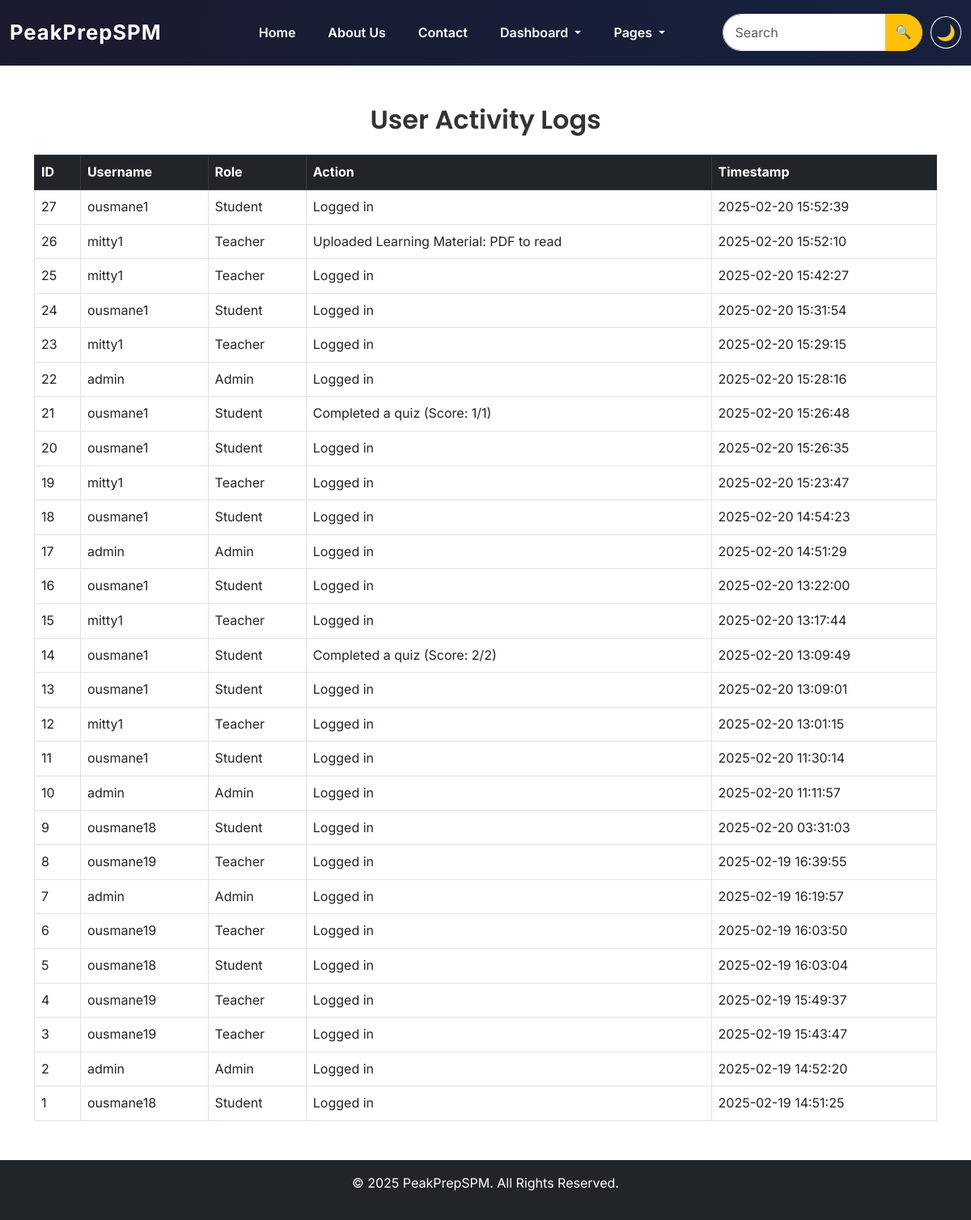
The app's page /pages/manage_activity.php (signed in) with its own data.
### tables this page shows
CREATE TABLE `activity_log` (
  `id` int(11) NOT NULL,
  `user_id` int(11) NOT NULL,
  `action` text NOT NULL,
  `timestamp` timestamp NOT NULL DEFAULT current_timestamp()
);

CREATE TABLE `users` (
  `id` int(11) NOT NULL,
  `username` varchar(50) NOT NULL,
  `email` varchar(100) NOT NULL,
  `password` varchar(255) NOT NULL,
  `role` enum('student','teacher','admin') NOT NULL,
  `created_at` timestamp NOT NULL DEFAULT current_timestamp(),
  `badge` varchar(20) DEFAULT 'Bronze',
  `full_name` varchar(255) DEFAULT NULL,
  `profile_picture` varchar(255) DEFAULT NULL,
  `theme` varchar(10) DEFAULT 'light'
);

### pages/manage_activity.php (the view, shortened to what this page needs)
<?php
include '../includes/header.php';
include '../includes/db.php';
$sql = "SELECT activity_log.id, users.username, users.role, activity_log.action, activity_log.timestamp
        FROM activity_log
        JOIN users ON activity_log.user_id = users.id
        ORDER BY activity_log.timestamp DESC";
$logs = $conn->query($sql);
?>
<div class="container mt-5">
    <h2 class="text-center">User Activity Logs</h2>
    <table class="table table-bordered mt-4">
        <thead class="table-dark">
            <tr>
                <th>ID</th>
                <th>Username</th>
                <th>Role</th>
                <th>Action</th>
                <th>Timestamp</th>
            </tr>
        </thead>
        <tbody>
            <?php while ($log = $logs->fetch_assoc()): ?>
            <tr>
                <td><?php echo $log['id']; ?></td>
                <td><?php echo htmlspecialchars($log['username']); ?></td>
                <td><?php echo ucfirst($log['role']); ?></td>
                <td><?php echo htmlspecialchars($log['action']); ?></td>
                <td><?php echo $log['timestamp']; ?></td>
            </tr>
            <?php endwhile; ?>
        </tbody>
    </table>
</div>
<?php include '../includes/footer.php'; ?>

### includes/header.php (shortened to what this page needs)
<!DOCTYPE html>
<html lang="en">
<head>
    <link rel="stylesheet" href="https://cdn.jsdelivr.net/npm/bootstrap@5.3.0/dist/css/bootstrap.min.css">
    <link rel="stylesheet" href="<?php echo BASE_URL; ?>assets/css/style.css">
</head>
<body class="<?php echo $_SESSION['theme'] == 'dark' ? 'dark-mode' : ''; ?>">
<nav class="navbar navbar-expand-lg">
    <div class="container-fluid">
        <a class="navbar-brand text-white" href="<?php echo BASE_URL; ?>">
            PeakPrepSPM
        </a>
        <div class="collapse navbar-collapse justify-content-center" id="navbarNav">
            <ul class="navbar-nav">
                <li class="nav-item"><a class="nav-link text-white" href="<?php echo BASE_URL; ?>">Home</a></li>
                <li class="nav-item"><a class="nav-link text-white" href="<?php echo BASE_URL; ?>pages/about.php">About Us</a></li>
                <li class="nav-item"><a class="nav-link text-white" href="<?php echo BASE_URL; ?>pages/contact.php">Contact</a></li>
                <?php if (isset($_SESSION['user_id'])): ?>
                    <li class="nav-item dropdown">
                        <a class="nav-link dropdown-toggle text-white" href="#" id="dashboardDropdown" role="button" data-bs-toggle="dropdown">
                            Dashboard
                        </a>
                    </li>
                    <li class="nav-item dropdown">
                        <a class="nav-link dropdown-toggle text-white" href="#" id="pagesDropdown" role="button" data-bs-toggle="dropdown">
                            Pages
                        </a>
                    </li>
                <?php endif; ?>
            </ul>
        </div>
        <div class="search-container">
            <form class="input-group">
                <input class="form-control" type="search" placeholder="Search">
                <button class="btn btn-warning rounded-end-pill" type="submit">🔍</button>
            </form>
            <button id="theme-toggle" class="dark-mode-toggle">
                <span id="theme-icon"><?php echo $_SESSION['theme'] == 'dark' ? '☀' : '🌙'; ?></span>
            </button>
        </div>
    </div>
</nav>

### includes/footer.php (shortened to what this page needs)
<footer class="bg-dark text-white text-center p-3 mt-5">
    <p>&copy; <?php echo date('Y'); ?> PeakPrepSPM. All Rights Reserved.</p>
</footer>
</body>
</html>

### assets/css/style.css (style rules this page uses)
body { font-family: 'Inter', sans-serif; font-size: 16px; line-height: 1.6; color: #333; }
h1, h2, h3, h4, h5, h6 { font-family: 'Poppins', sans-serif; font-weight: 600; }
p { font-size: 16px; font-weight: 400; }
.btn { font-family: 'Poppins', sans-serif; font-weight: 600; letter-spacing: 0.5px; }
.form-control { border-radius: 50px; padding: 10px 15px; font-size: 16px; }
.btn { font-weight: 600; }

### includes/header.php (style rules this page uses)
.navbar { background: linear-gradient(90deg, #1a1a2e, #16213e); padding: 15px 0; }
.navbar-brand { font-size: 1.6rem; font-weight: 700; letter-spacing: 1px; margin-right: 50px; }
.navbar-nav { margin: 0 auto; display: flex; justify-content: center; width: 100%; }
.navbar-nav .nav-item { margin: 0 12px; }
.nav-link { font-size: 1rem; font-weight: 600; }
.search-container { display: flex; align-items: center; gap: 10px; }
.search-container .form-control { width: 200px; border-radius: 50px; }
.dark-mode-toggle { width: 40px; height: 40px; display: flex; align-items: center; justify-content: center; border-radius: 50%; background: transparent; border: 1px solid white; color: white; font-size: 1.2rem; }

### records on screen
activity_log: id "27", user.username "ousmane1", user.role "Student", action "Logged in", timestamp "2025-02-20 15:52:39"
activity_log: id "26", user.username "mitty1", user.role "Teacher", action "Uploaded Learning Material: PDF to read", timestamp "2025-02-20 15:52:10"
activity_log: id "25", user.username "mitty1", user.role "Teacher", action "Logged in", timestamp "2025-02-20 15:42:27"
activity_log: id "24", user.username "ousmane1", user.role "Student", action "Logged in", timestamp "2025-02-20 15:31:54"
activity_log: id "23", user.username "mitty1", user.role "Teacher", action "Logged in", timestamp "2025-02-20 15:29:15"
activity_log: id "22", user.username "admin", user.role "Admin", action "Logged in", timestamp "2025-02-20 15:28:16"
activity_log: id "21", user.username "ousmane1", user.role "Student", action "Completed a quiz (Score: 1/1)", timestamp "2025-02-20 15:26:48"
activity_log: id "20", user.username "ousmane1", user.role "Student", action "Logged in", timestamp "2025-02-20 15:26:35"
activity_log: id "19", user.username "mitty1", user.role "Teacher", action "Logged in", timestamp "2025-02-20 15:23:47"
activity_log: id "18", user.username "ousmane1", user.role "Student", action "Logged in", timestamp "2025-02-20 14:54:23"
activity_log: id "17", user.username "admin", user.role "Admin", action "Logged in", timestamp "2025-02-20 14:51:29"
activity_log: id "16", user.username "ousmane1", user.role "Student", action "Logged in", timestamp "2025-02-20 13:22:00"
activity_log: id "15", user.username "mitty1", user.role "Teacher", action "Logged in", timestamp "2025-02-20 13:17:44"
activity_log: id "14", user.username "ousmane1", user.role "Student", action "Completed a quiz (Score: 2/2)", timestamp "2025-02-20 13:09:49"
activity_log: id "13", user.username "ousmane1", user.role "Student", action "Logged in", timestamp "2025-02-20 13:09:01"
activity_log: id "12", user.username "mitty1", user.role "Teacher", action "Logged in", timestamp "2025-02-20 13:01:15"
activity_log: id "11", user.username "ousmane1", user.role "Student", action "Logged in", timestamp "2025-02-20 11:30:14"
activity_log: id "10", user.username "admin", user.role "Admin", action "Logged in", timestamp "2025-02-20 11:11:57"
activity_log: id "9", user.username "ousmane18", user.role "Student", action "Logged in", timestamp "2025-02-20 03:31:03"
activity_log: id "8", user.username "ousmane19", user.role "Teacher", action "Logged in", timestamp "2025-02-19 16:39:55"
activity_log: id "7", user.username "admin", user.role "Admin", action "Logged in", timestamp "2025-02-19 16:19:57"
activity_log: id "6", user.username "ousmane19", user.role "Teacher", action "Logged in", timestamp "2025-02-19 16:03:50"
activity_log: id "5", user.username "ousmane18", user.role "Student", action "Logged in", timestamp "2025-02-19 16:03:04"
activity_log: id "4", user.username "ousmane19", user.role "Teacher", action "Logged in", timestamp "2025-02-19 15:49:37"
activity_log: id "3", user.username "ousmane19", user.role "Teacher", action "Logged in", timestamp "2025-02-19 15:43:47"
activity_log: id "2", user.username "admin", user.role "Admin", action "Logged in", timestamp "2025-02-19 14:52:20"
activity_log: id "1", user.username "ousmane18", user.role "Student", action "Logged in", timestamp "2025-02-19 14:51:25"
